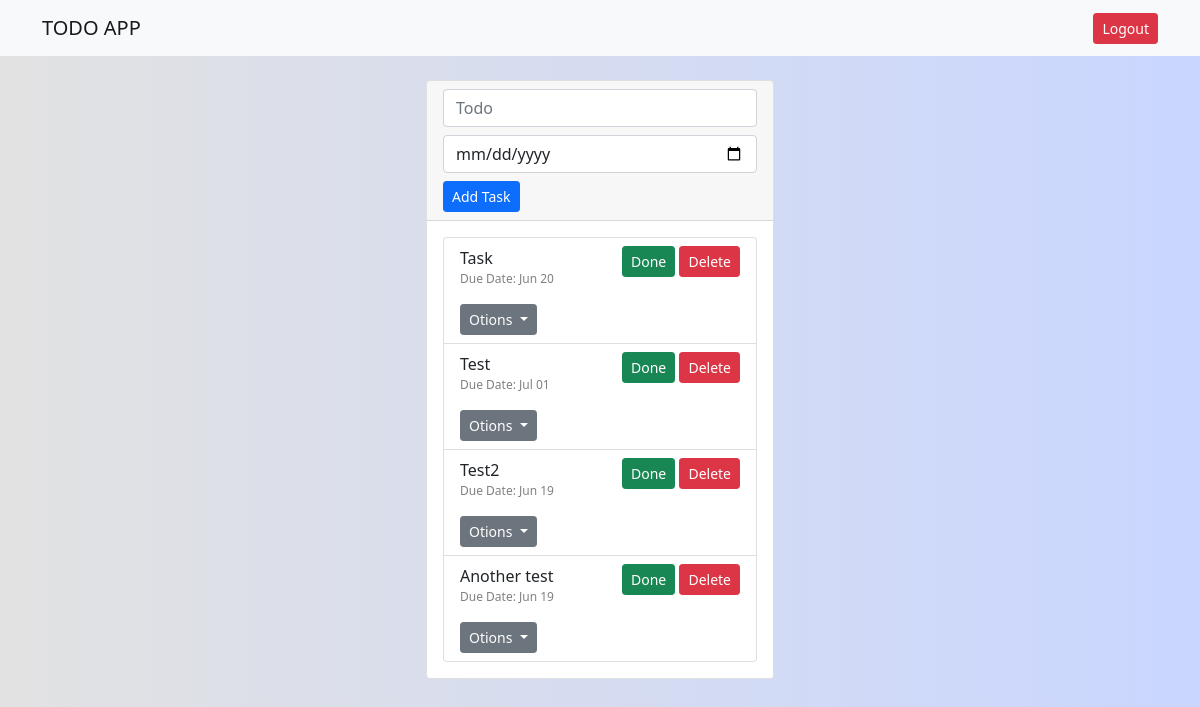
/ (signed in), run on an earlier commit of the app's database.
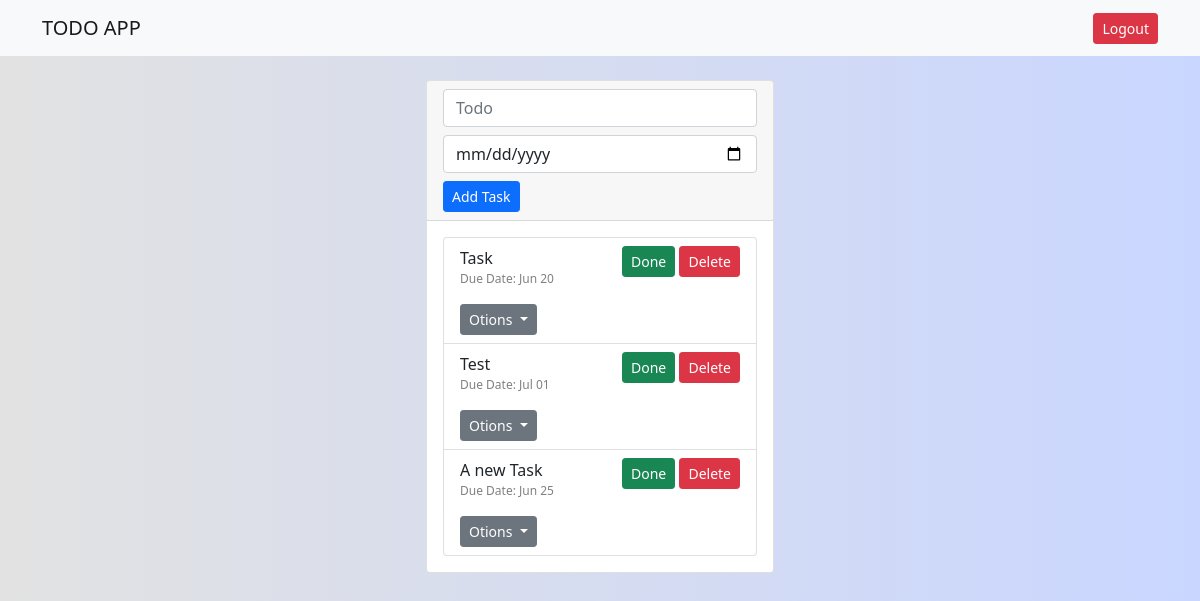
And on a later commit of the database.
### models.py (models this page shows)
class Todo(db.Model):
    __tablename__ = '_Todo'
    id = db.Column(db.Integer, primary_key=True)
    name = db.Column(db.String(80), unique=False, nullable=False)
    completed = db.Column(db.Boolean, default=False)
    due_date = db.Column(db.DateTime, nullable=False,
                         default=datetime.utcnow)
    user_id = db.Column(db.Integer, db.ForeignKey("User.id"))
    def serialize(self):
        return {
            "id": self.id,
            "name": self.name,
            "completed": self.completed,
            "due_date": self.due_date,
        }

### app.py (the view)
@app.route("/")
@jwt_required()
def index():
    current_user_email = get_jwt_identity()
    current_user_email_obj = User.query.filter_by(
        email=current_user_email).first()
    current_user_id = current_user_email_obj.id
    todos = Todo.query.filter_by(user_id=current_user_id)
    all_todos = list(map(lambda x: x.serialize(), todos))
    return render_template('index.html',  all_todos=all_todos)

### templates/index.html (shortened to what this page needs)
<!DOCTYPE html>
<html lang="en">
  <head>
    <link href="https://cdn.jsdelivr.net/npm/bootstrap@5.0.1/dist/css/bootstrap.min.css" rel="stylesheet">
    <link rel="stylesheet" href="{{url_for('static', filename='css/styles.css')}}"></link>
  </head>
  <body>
    <nav class="navbar navbar-light bg-light">
        <div class="container">
            <a class="navbar-brand" href="#">TODO APP</a>
            <a href="/logout" class="btn btn-danger btn-sm ">Logout</a>
        </div>
    </nav>
    <main class="container p-4">
        <div class="row">
            <div class="col-md-4 offset-md-4 my-auto">
                <div class="card">
                    <div class="card-header">
                        <form action="/todo" method="POST" >
                        <div class="form-group">
                            <input type="text" name="name" id="task-name" placeholder="Todo" class="form-control " autoFocus="true">
                            <input type="date" name="due_date" id="due-date" class="form-control mt-2" >
                        </div>
                            <button type="submit" class="btn btn-primary add-todo mt-2 btn-sm">Add Task</button>
                        </form>
                    </div>
                    <div class="card-body">
                    <ul class="list-group">
                        {% for todo in all_todos %}
                           <li class="list-group-item todo" >
                            <span class=" {% if todo.completed %} done {% endif %}">{{todo.name}}</span/>
                            <div class="float-end">
                                <a href="/done/{{todo.id}}" class="btn btn-success btn-sm ">Done</a>
                                <a href="/delete/{{todo.id}}" class="btn btn-danger btn-sm ">Delete</a>
                            </div>
                                <p class="due-date">Due Date: {{todo.due_date.strftime("%b %d")}}</p>
                                <div class="dropdown">
                                    <button class="btn btn-secondary dropdown-toggle btn-sm "
                                    type="button" id="dropdownMenuButton1"
                                    data-bs-toggle="dropdown"
                                    aria-expanded="false">
                                        Otions
                                    </button>
                                </div>
                           </li>
                        {% endfor %}
                    </ul>
                    </div>
                </div>
            </div>
        </div>
    </main>
  </body>
</html>

### static/css/styles.css (style rules this page uses)
body { color: black; background: #c9d6ff; background: -webkit-linear-gradient( to right, #e2e2e2, #c9d6ff ); background: linear-gradient( to right, #e2e2e2, #c9d6ff ); }
.due-date { color: grey; font-size: 12px; }

What changed in the data, as far as the page shows it:
removed Todo: name "Test2", due_date "Jun 19"
changed Todo: name "Another test" → "A new Task"; due_date "Jun 19" → "Jun 25"
